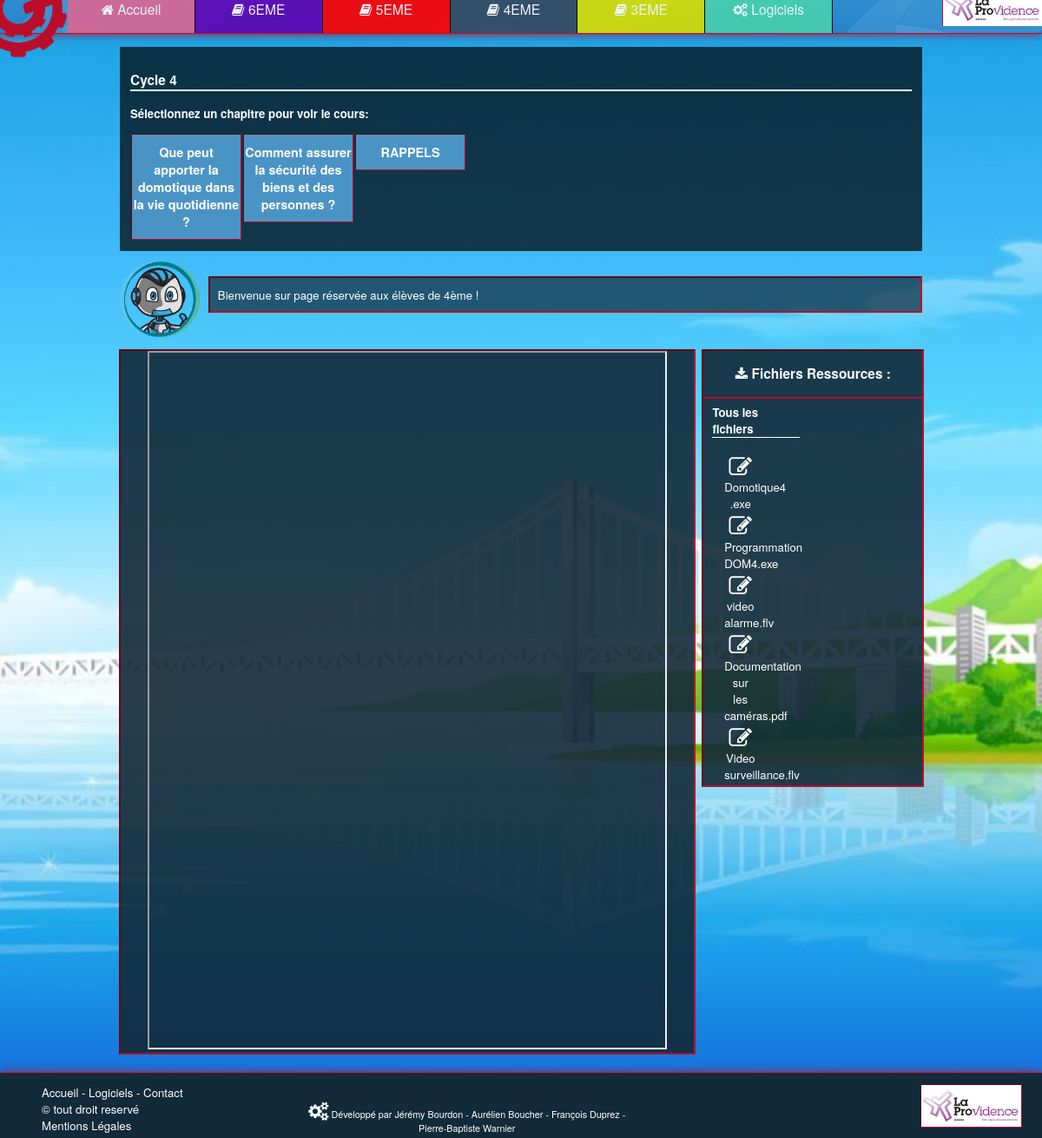
The app's page /Website/index.php?p=cours&cl=4EME with its own data.
### tables this page shows
CREATE TABLE `categories` (
  `id_categorie` int(11) NOT NULL,
  `classe` varchar(10) DEFAULT NULL,
  `couleur` varchar(7) DEFAULT NULL,
  `img` varchar(150) DEFAULT NULL,
  `background` varchar(120) DEFAULT NULL,
  `title` varchar(50) DEFAULT NULL,
  `description` mediumtext
);

CREATE TABLE `chapitre` (
  `id` int(11) NOT NULL,
  `name_chap` varchar(100) NOT NULL,
  `classe` varchar(20) DEFAULT NULL
);

CREATE TABLE `ressource` (
  `id` int(11) NOT NULL,
  `url` varchar(120) DEFAULT NULL,
  `title` varchar(50) DEFAULT NULL,
  `classe` varchar(10) DEFAULT NULL,
  `type` varchar(20) DEFAULT NULL
);

### Website/assets/biblio/function.php (the view, shortened to what this page needs)
<?php
	function navbar()
	{
		global $connexion;
		$select_categories= mysqli_query($connexion, "SELECT * FROM `categories` WHERE 1");
		if(mysqli_num_rows($select_categories) >= 1)
			{
			while ($tab=mysqli_fetch_array($select_categories))
				{
				echo"
					<a href='index.php?p=cours&cl=$tab[1]'><div";
					if(isset($_GET['p'])&& $_GET['p']=='cour'&& $_GET['cl']==$tab[1])
					{
						echo" class='active' style='background-color:$tab[2]'";
					}
					else
					{
						echo" class='link' style='background-color:$tab[2]'";
					}
					 echo"><i class='fa fa-book' aria-hidden='true'></i> ".$tab[1]."</i>
					</div></a>";
				}
			}
	}
	function select_chapitre()
	{
		global $connexion;
		$chapitre = mysqli_query($connexion, "SELECT `name_chap`,`classe` FROM `chapitre` where classe='".$_GET['cl']."' ORDER BY id ASC");
		if(mysqli_num_rows($chapitre) > 0)
		{
			while ($req=mysqli_fetch_array($chapitre))
			{
				echo"<a href=\"index.php?p=cours&cl=".$_GET['cl']."&chap=$req[0]\"><div class='item'><h1>$req[0]</h1></div></a>";
			}
		}
		else
		{
				echo"<div class='item'><h1>Aucun Cours</h1></div>";
		}
	}
	function page_class()
	{
		global $connexion;
		$select_info= mysqli_query($connexion, "SELECT * FROM `categories` where classe='".$_GET['cl']."'");
		if(mysqli_num_rows($select_info) > 0)
		{
			while ($req=mysqli_fetch_array($select_info))
			{
				$title=$req[5];
				$description=$req[6];
			}
		}
	}
	function select_ressource()
	{
		global $connexion;
		$ressource=mysqli_query($connexion, "SELECT `id`, `url`, `title`, `classe`, `type` FROM `ressource` WHERE classe='".$_GET['cl']."'");
		echo"<h4>Tous les fichiers</h4><p>";
		if(mysqli_num_rows($ressource)!=0)
		{
			?>
			<table>
			<?php
			$i=2;
			while ($req=mysqli_fetch_array($ressource))
			{
				if(($i%2)==0)
				{
					echo "<tr>";
				}
				$position=stripos($req[1],'.');
				$suffixe=substr($req[1],$position);
				echo"<td><a href='$req[1]'><div class='ressource'><i class='fa fa-pencil-square-o fa-2x' aria-hidden='true'></i> <br>$req[2]$suffixe</div></a></td>";
				if((($i+1)%2)!=0)
				{
					echo "</tr>";
				}
			}
			?>
			</table>
			<?php
		}
		else
		{
			echo"<div class='none'>Aucun fichier</div>";
		}
	}
?>

### Website/index.php (shortened to what this page needs)
<!DOCTYPE html PUBLIC "-//W3C//DTD XHTML 1.0 Strict//FR" "http://www.w3.org/TR/xhtml1/DTD/xhtml1-strict.dtd">
<html xmlns="http://www.w3.org/1999/xhtml">
	<head>
		<link rel="stylesheet" type="text/css" href="css/style.css">
		<link rel="stylesheet" type="text/css" href="css/owl.carousel.css">
		<link href='font-awesome/css/font-awesome.min.css' rel='stylesheet' type='text/css'>
	</head>
	<?php
		include('assets/biblio/function.php');
		echo"
			<header>
				<div class='navbar'>
					<img src='assets/img/gears.png' class='logo'>
					<div class='page'>
						<a href='index.php'><div";
							if(!isset($_GET['p']))
							{
								echo" class='active' style='background-color:#db6692'";
							}
							else
							{
								echo" class='link' style='background-color:#db6692'";
							}
							echo"><i class='fa fa-home' aria-hidden='true'></i> Accueil
							</div></a>";
						navbar();
						echo"
						<a href='index.php?p=logiciels'><div";
						if(isset($_GET['p'])&& $_GET['p']=='logiciels')
						{
							echo" class='active' style='background-color:#48d0b0'";
						}
						else
						{
							echo" class='link' style='background-color:#48d0b0'";
						}
						echo"><i class='fa fa-cogs' aria-hidden='true'></i> Logiciels
						</div>
						</a>
						<a href='http://www.la-providence.net/'><img src='assets/img/logo_providence.jpg' target='_blank' class='lapro'></A>
					</div>
				</div>
			</header>";
			if(isset($_GET['p'])&& $_GET['p']=='cours')
			{
			page_class();
			echo"
			<body>
				<div id='page'>
					<center>
						<div class='slide'>
							<h3>$title</h3>
							<p class='sub'>Sélectionnez un chapitre pour voir le cours:</p>
							<div id='owl-demo' class='owl-carousel'>";
								select_chapitre();
						echo"</div>
						</div>
					</Center>
					<div class='intro'>
						<img src='assets/img/logo_help.png'>
						<div class='text'>$description</div>
					</div>
					<div class='download'>
							<h3><i class='fa fa-download' aria-hidden='true'></i> Fichiers Ressources :</h3>
							<hr color=#BA0D2A>";
							select_ressource();
						echo"</div>";
					if(isset($_GET['chap']))
					{
					echo"
						<div class='p_cours'style='margin-bottom:8%'>";
							select_l($chapitre);
							if(isset($_GET['id']))
							{
								$cours=$_GET['id'];
								select_cours($cours);
								echo"<center><iframe src='$pdf' width='90%' height='800VW'></iframe></center>";
							}
							else
							{
								echo"
						<center><iframe src='assets/ressource/pdf_cours/accueil.pdf' width='90%' height='800VW'></iframe></center>
						";
							}
							echo"
							<div class='clear'></div>
						</div>
						";
					}
					else
					{
						echo"
						<div class='p_cours' style='margin-bottom:8%'><center><iframe src='assets/ressource/pdf_cours/accueil.pdf' width='90%' height='800VW'></iframe></center>
							<div class='clear'></div>
						</div>
						";
					}
					echo"<div id='footer' style='position:absolute'>
								<div class='link'>
									<img src='assets/img/logo_providence.jpg'>
									Accueil - Logiciels - Contact
									<br>
									&copy; tout droit reservé
									<br>
									<a href='index.php?p=mention'>Mentions Légales</a>
								</div>
								<div class='dev'>
									<i class='fa fa-cogs  fa-2x' aria-hidden='true'></i> Développé par Jérémy Bourdon - Aurélien Boucher - François Duprez - Pierre-Baptiste Warnier
								</div>
								<div class='clear'></div>
							</div>	";
				echo"</div>
			</body>
			";
			}
	?>
</html>

### Website/css/style.css (style rules this page uses)
body { font-family: "Helvetica Neue", Helvetica, Arial, sans-serif; background: #000000 url('../assets/img/background.jpg'); background-size:cover; background-attachment: fixed; background-repeat:no-repeat; margin: -1.5% 0%; width:100%; height:100%; font-size:1.1vw; }
a { text-decoration:none; color:inherit; }
.navbar { position:fixed; font-size: 2vw; width: 100%; margin: 0 auto; background:#FFF url("../assets/img/login_background.jpg") ; background-size:40%; background-position:10%; -moz-box-shadow: 0px 0px 10px 0px #BA0D2A; -webkit-box-shadow: 0px 0px 10px 0px #BA0D2A; -o-box-shadow: 0px 0px 10px 0px #BA0D2A; box-shadow: 0px 0px 10px 0px #BA0D2A; border-bottom: inset 1px #BA0D2A; z-index:2000; }
.navbar .page { margin-left:6.5%; }
.navbar .logo { position:absolute; width:10.5%; margin-left:-3.5%; margin-top:-3%; -webkit-animation: rotation 20s linear infinite; }
.navbar .lapro { width:10.2%; float:right; border-left:solid 1px #BA0D2A; }
.navbar .link { display:block; color:white; text-align:center; font-size:1.3vw; float:left; padding: 1.5% 2.5%; width:8%; opacity:0.9; border-right:solid 1px #000; -webkit-transition-duration: 0.5s; -moz-transition-duration: 0.5s; -ms-transition-duration: 0.5s; -o-transition-duration: 0.5s; transition-duration: 0.5s; }
#footer { color:#fff; padding-top:1%; background:rgba(18,42,57,1); background-size:40%; background-position:10%; bottom:0; width:100%; -moz-box-shadow: 0px 0px 10px 0px #BA0D2A; -webkit-box-shadow: 0px 0px 10px 0px #BA0D2A; -o-box-shadow: 0px 0px 10px 0px #BA0D2A; box-shadow: 0px 0px 10px 0px #BA0D2A; border-top: inset 1px #BA0D2A; }
#footer .link { margin-left:4%; }
#footer .dev { float:right; margin-right:28%; margin-top:-3%; font-size:0.9vw; width:31%; text-align:center }
#footer img { float:right; width:10%; border: inset 1px #BA0D2A; margin-right:2%; margin-bottom:1%; }
#page { position:absolute; margin: auto; margin-top:6%; width:100%; }
#page .slide { background-color: rgba(0, 0, 0, 0.7); padding:1%; margin:0% auto; width:75%; text-align:center; }
#page .slide .sub { color:#fff; font-weight:bold; text-align:left; }
#page .slide h3 { text-align:left; border-bottom:inset 2px #fff; color:#fff; }
.item { background-color:#4a94c5; border:inset 1px #BA0D2A; padding: auto; font-size:0.6vw; color: #FFF; margin:1%; }
#page .intro { margin:1% auto; width:77%; }
#page .intro img { width:10%; }
#page .intro .text { margin-left:11%; margin-top:-8%; background-color:rgba(18,42,57,0.7); padding: 1%; color:#fff; border:inset 2px #BA0D2A; }
#page .p_cours { margin: 1%; margin-top: 3.5%; width: 55%; background-color: rgba(18,42,57,0.9); border: inset 2px #BA0D2A; margin-left: 11.4%; height: 100%; }
#page .download { background-color: rgba(18,42,57,0.9); border: inset 2px #BA0D2A; width: 21%; float: right; margin-top: 2.5%; margin-right: 11.3%; }
#page .download h3 { color:#fff; text-align:center; }
#page .download h4 { margin-top:0%; margin-left:4%; color:#fff; border-bottom:solid 1px #fff; width:40%; }
#page .download .ressource { float:left; color:#fff; text-align:center; width:18%; -webkit-transition-duration: 0.5s; -moz-transition-duration: 0.5s; -ms-transition-duration: 0.5s; -o-transition-duration: 0.5s; transition-duration: 0.5s; margin-left:10%; }

### records on screen
categories: classe "6EME"
categories: classe "5EME"
categories: classe "4EME", title "Cycle 4", description "Bienvenue sur page réservée aux élèves de 4ème !"
categories: classe "3EME"
chapitre: name_chap "Que peut apporter la domotique dans la vie quotidienne ?"
chapitre: name_chap "Comment assurer la sécurité des biens et des personnes ?"
chapitre: name_chap "RAPPELS"
ressource: title "Domotique4", url ".exe"
ressource: title "Programmation DOM4", url ".exe"
ressource: title "video alarme", url ".flv"
ressource: title "Documentation sur les caméras", url ".pdf"
ressource: title "Video surveillance", url ".flv"
